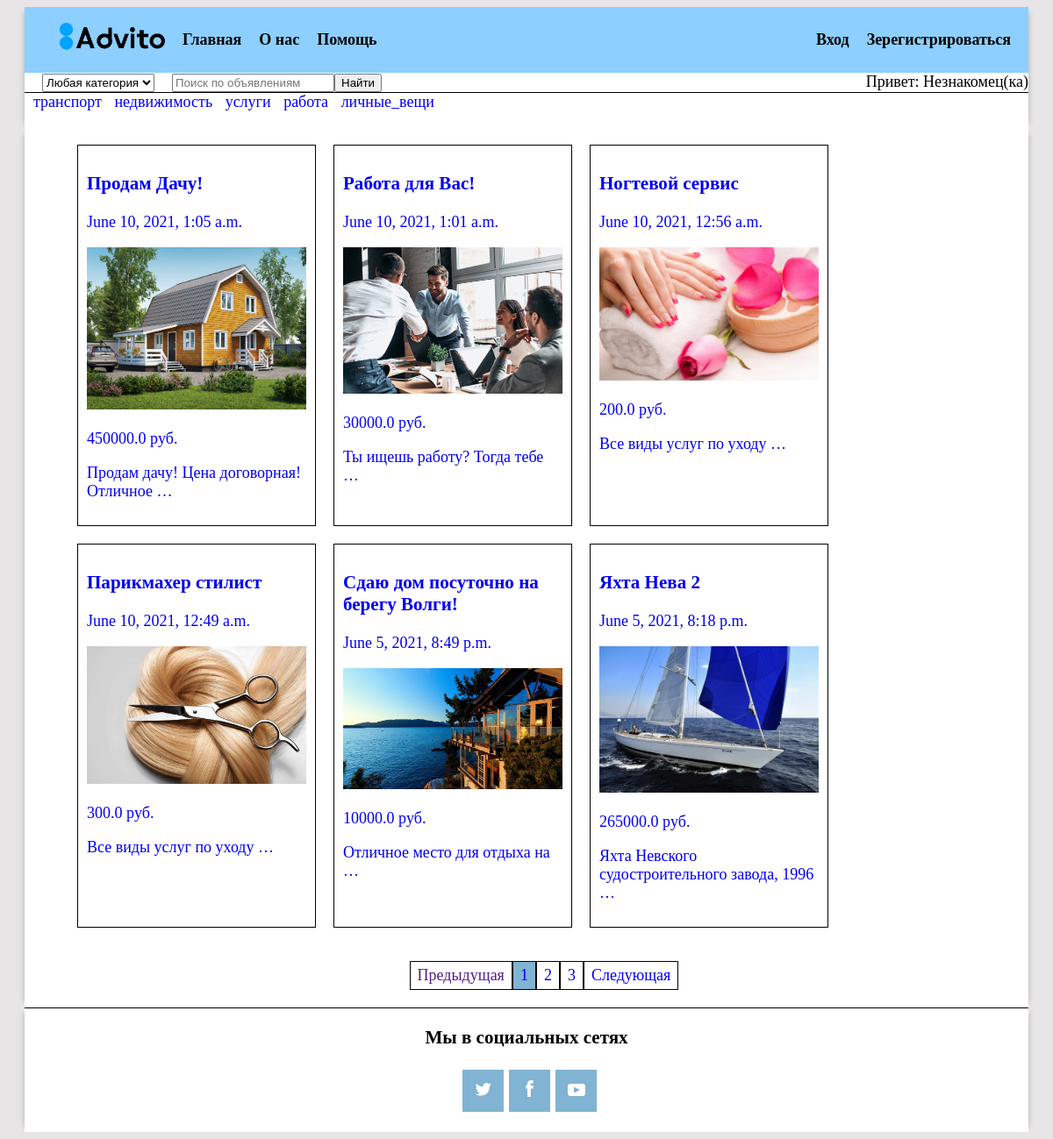
The page /advito/index/ on the database its author committed.
### advito/models.py (models this page shows, shortened)
class CategoryPost(models.Model):
    name_category = models.CharField(verbose_name="Категория", max_length=100)

class Post(models.Model):
    author = models.ForeignKey(User, on_delete=models.CASCADE)
    category = models.ForeignKey(CategoryPost, on_delete=models.CASCADE, verbose_name="Категория", related_name='category')
    price = models.FloatField(verbose_name="Цена", blank=True)
    name_descript = models.CharField(max_length=200,  blank=True, verbose_name="Название объявления")
    description = models.TextField(max_length=1000, blank=True, verbose_name="Описание объявления")
    image = models.ImageField(upload_to=user_directory_path, verbose_name="Фото объявления")
    date_pub = models.DateTimeField(default=timezone.now, verbose_name="Дата объявления")
    date_edit = models.DateTimeField(default=timezone.now, verbose_name="Дата редактирования")
    class Meta:
        ordering=['-date_pub']

### advito/views.py (the view)
# urls.py: url(r'index/', views.IndexView.as_view(), name='index'),
class IndexView(ListView):
    posts = Post.objects.all()
    paginate_by = 6
    paginator = Paginator(posts, paginate_by)
    categories = CategoryPost.objects.all()
    model = Post
    template_name = 'advito/index.html'
    context_object_name ='posts'
    extra_context = {'categories':categories, }
    def get(self, request):
        page_number = request.GET.get('page', 1)
        page = self.paginator.get_page(page_number)
        is_paginated = page.has_other_pages()
        if page.has_previous():
            prev_url = '?page={}'.format(page.previous_page_number())
        else:
            prev_url = ''
        if page.has_next():
            next_url = '?page={}'.format(page.next_page_number())
        else:
            next_url = ''
        context = {
            'page_object': page,
            'categories': self.categories,
            'is_paginated': is_paginated,
            'prev_url': prev_url,
            'next_url': next_url,
        }
        return render(request, self.template_name, context)

### advito/templates/advito/index.html
{% extends 'advito/base_advito.html' %}
{% block content %}
  <div class="cards">
    {% if page_object %}
      <ul class="posts">
        {% for post in page_object.object_list %}
          <li class="post">
            <a href="{% url 'advito:post_detail' post.id %}">
              <h3>{{ post.name_descript }}</h3>
              <p>{{ post.date_pub }}</p>
              <p class="post__img"><img class="img" alt="post image" src="{{ post.image.url }}"></p>
              <p class="post__price">{{ post.price }} pуб.</p>
              <p class="post__text">{{ post.description | truncatewords:5 }}</p>
            </a>
          </li>
        {% endfor %}
      </ul>
    {% else %}
      <h2>Постов еще нет</h2>
    {% endif %}
    </div>
{% endblock  %}

### advito/templates/advito/base_advito.html
{% extends 'base.html' %}

### templates/base.html (shortened to what this page needs)
{% load static %}
<!DOCTYPE html>
<html lang="en">
  <head>
    <link rel="stylesheet" type="text/css" href="{% static 'advito/css/common.css' %}">
    <link rel="stylesheet" type="text/css" href="{% static 'advito/css/style.css' %}">
  </head>
  <body>
    <header class="container-back">
      <div class="container">
        <nav class="navigation">
          <div class="container-nav">
            <div class="navbar">
              <ul class="navbar-nav">
                <li class="nav-item">
                <a class="logo" href="{% url 'advito:index' %}">
                  <img class="logo__img" src="{% static 'img/icon.png' %}" alt="Иконка сайта">
                </a>
                </li>
                <li class="nav-item">
                  <a class="nav-link" aria-current="page" href="{% url 'advito:index' %}">Главная</a>
                </li>
                <li class="nav-item">
                  <a class="nav-link" href="#">О нас</a>
                </li>
                <li class="nav-item">
                  <a class="nav-link" href="/advito/support/">Помощь</a>
                </li>
              </ul>
            </div>
          </div>
          <div class="navbar">
            <ul class="navbar-nav">
              {% if not user.is_authenticated %}
                <li class="nav-item">
                  <a class="nav-link" href="{% url 'advito:login' %}">Вход</a>
                </li>
                <li class="nav-item">
                  <a class="nav-link" href="{% url 'advito:signup' %}">Зерегистрироваться</a>
                </li>
                {% else %}
                <li class="nav-item">
                  <a class="nav-link" href="{% url 'advito:post_create' %}">Разместить объявление</a>
                </li>
                {% endif %}
            </ul>
          </div>
        </nav>
        <div class="index-form" data-marker="search-form">
          <div class="category">
            <div class="category-select">
              <select name="category_id" class="select" style="height: 21px;">
                <option>
                  <a href="{% url 'advito:index' %}">Любая категория</a>
                </option>
              </select>
            </div>
          </div>
          <div class="form">
            <input type="text" placeholder="Поиск по объявлениям" maxlength="100" class="suggest">
          </div>
          <div class="form-button">
            <button class="button-element">
              <span class="button-text">Найти</span>
            </button>
          </div>
          <div class="username">
            <span> Привет:&nbsp</span>
            {% if not user.is_authenticated %}
              <span> Незнакомец(ка)</span>
            {% else %}
            <span>{{ user }};</span>
              <span>&nbsp Редактировать: &nbsp</span>
              <a class="profile__href" href="{% url 'advito:profile' user.id %}">My Profile;</a>
              <a class="profile-exit__href" href="{% url 'advito:logout' %}">Выход</a>
            {% endif %}
          </div>
        </div>
        <div>
          {% for category in categories %}
            <a class="category__href" href="/advito/category/{{ category.id }}">
              {{ category.name_category }}
            </a>
          {% endfor %}
        </div>
    </div>
  </header>
    <main class="container-back">
      <section class="section container">
        {% block content %}{% endblock  %}
        {% if is_paginated %}
          <div class="pages">
            <ul class="pagination">
              <li class="page__item {% if not prev_url %} disabled {% endif %}">
                <a class="pages__link pages__link_active" href="{{ prev_url }}" >Предыдущая</a>
              </li>
              {% for n in page_object.paginator.page_range %}
                {% if page_object.number == n %}
                    <li class="page__item active">
                      <a class="pages__link" href="?page={{ n }}">{{ n }}</a>
                    </li>
                  {% elif n > page_object.number|add:-3 and n < page_object.number|add:3 %}
                    <li class="page__item">
                      <a class="pages__link" href="?page={{ n }}">{{ n }}</a>
                    </li>
                  {% endif %}
              {% endfor %}
              <li class="page__item {% if not next_url %} disabled {% endif %}">
                <a class="pages__link" href="{{ next_url }}">Следующая</a>
              </li>
            </ul>
          </div>
        {% endif %}
      </section>
    </main>
    <footer class="container-back">
      <div class="footer container">
        <div class="footer-social">
          <h3> Мы в социальных сетях</h3>
          <ul class="footer-social__list">
            <li class="footer-social__item">
              <a class = "footer-social__link" href="https://twitter.com/">
              </a>
            </li>
            <li class="footer-social__item">
              <a class = "footer-social__link" href="https://www.facebook.com">
              </a>
            </li>
            <li class="footer-social__item">
              <a class="footer-social__link" href="https://www.youtube.com">
                <svg class="footer__logo-svg" width="20" height="14" viewBox="0 0 20 14" fill="none"
                  xmlns="http://www.w3.org/2000/svg">
                  <path d="M17.1 0H2.8C1.3 0 0 1.3 0 2.8V11.1C0 12.7 1.3 14 2.8 14H17.1C18.7
                  14 19.9 12.7 19.9 11.2V2.8C20 1.3 18.7 0 17.1 0ZM7 10.4V3.6L13.8 7L7 10.4Z"/>
                </svg>
              </a>
            </li>
          </ul>
        </div>
      </div>
    </footer>
  </body>
</html>

### static/css/common.css (style rules this page uses)
html { background-color: #E7E5E5; box-sizing: border-box; font-family: 'Times New Roman', serif; }
body { font-size: 18px; }
a { text-decoration: none; cursor: pointer; }
li { list-style-type: none }
img { max-width: 100%; }
.container-back { box-sizing: border-box; display: flex; width: 100%; margin: 0 auto; background-color: #E7E5E5; padding-left: 20px; padding-right: 20px; }
.container { width: 100%; max-width: 1200px; padding-bottom: 20px; margin: 0 auto; background-color:#FFFFFF; box-shadow: 6px 0px 6px -6px rgba(0,0,0,0.25), -6px 0px 6px -6px rgba(0,0,0,0.25); }
.navigation { display:flex; background-color: #8DCFFF; justify-content: space-between; flex-wrap: wrap; }
.navbar { display: flex; }
.navbar-nav { display:flex; align-self: center; flex-wrap: wrap; }
.nav-item { margin-right:20px; display: flex; }
.logo { width: 120px; }
.nav-link { align-self: center; font-weight: bold; color: #000000; }
.index-form { display:flex; border-bottom: solid 1px; }
.category, .form { margin-left: 20px; }
.category__href { margin-left: 10px; }
.username { display: flex; justify-content: flex-end; flex-wrap: wrap; width: 100%; }
.footer { display: flex; border-top: solid 1px; }
.footer-social { margin: 0 auto; }
.footer-social__list { display: flex; margin: 0 auto; }
.footer-social__item { display: flex; background-color: #81B3D2; width: 47px; height: 48px; margin: 3px; cursor: pointer; }
.footer-social__link { margin: auto; display: block; }
.footer__logo-svg { fill: #FFFFFF; }
.pagination { display: flex; margin: auto; min-width: 300px; }
.pages { display: flex; margin: 0 auto; }
.page__item { padding: 5px 8px; border: solid 1px; }
.active { background-color: #81B3D2; }

### static/css/style.css (style rules this page uses)
.section { box-sizing: border-box; padding-left: 20px; padding-right: 20px; padding-bottom: 20px; }
.posts, .cards { display:flex; flex-wrap:wrap; }
.post { max-width:250px; padding: 10px; border: solid 1px; margin-right: 20px; margin-bottom:20px }

### rows shown on the page
CategoryPost: name_category "транспорт"
CategoryPost: name_category "недвижимость"
CategoryPost: name_category "услуги"
CategoryPost: name_category "работа"
CategoryPost: name_category "личные_вещи"
Post: name_descript "Продам Дачу!", date_pub "June 10, 2021, 1:05 a.m.", image (picture), price "450000.0", description "Продам дачу! Цена договорная! Отличное …"
Post: name_descript "Работа для Вас!", date_pub "June 10, 2021, 1:01 a.m.", image (picture), price "30000.0", description "Ты ищешь работу? Тогда тебе …"
Post: name_descript "Ногтевой сервис", date_pub "June 10, 2021, 12:56 a.m.", image (picture), price "200.0", description "Все виды услуг по уходу …"
Post: name_descript "Парикмахер стилист", date_pub "June 10, 2021, 12:49 a.m.", image (picture), price "300.0", description "Все виды услуг по уходу …"
Post: name_descript "Сдаю дом посуточно на берегу Волги!", date_pub "June 5, 2021, 8:49 p.m.", image (picture), price "10000.0", description "Отличное место для отдыха на …"
Post: name_descript "Яхта Нева 2", date_pub "June 5, 2021, 8:18 p.m.", image (picture), price "265000.0", description "Яхта Невского судостроительного завода, 1996 …"

### other values the page prints
{{ n }} "1"
{{ n }} "2" "3"
